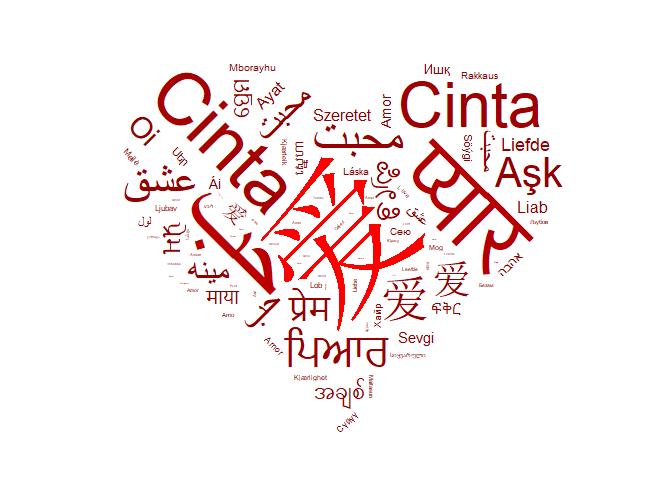

This chart was generated by the following R code:

library(ggwordcloud)

# 加载数据
data("love_words")
love_words$word[which(love_words$word == "愛")] <- "爱"
# 绘图
set.seed(1)
ggplot(love_words, aes(label = word, size = speakers, color = speakers)) + 
  geom_text_wordcloud(aes(angle = 45 * sample(-2:2, nrow(love_words),
                                              replace = TRUE,
                                              prob = c(1,1,4,1,1))),
                      mask = png::readPNG(system.file("extdata/hearth.png",
                                                      package = "ggwordcloud", mustWork = TRUE)),
                      rm_outside = TRUE) +
  scale_size_area(max_size = 40) +
  theme_minimal() +
  scale_color_gradient(low = 'darkred', high = 'red')
  
